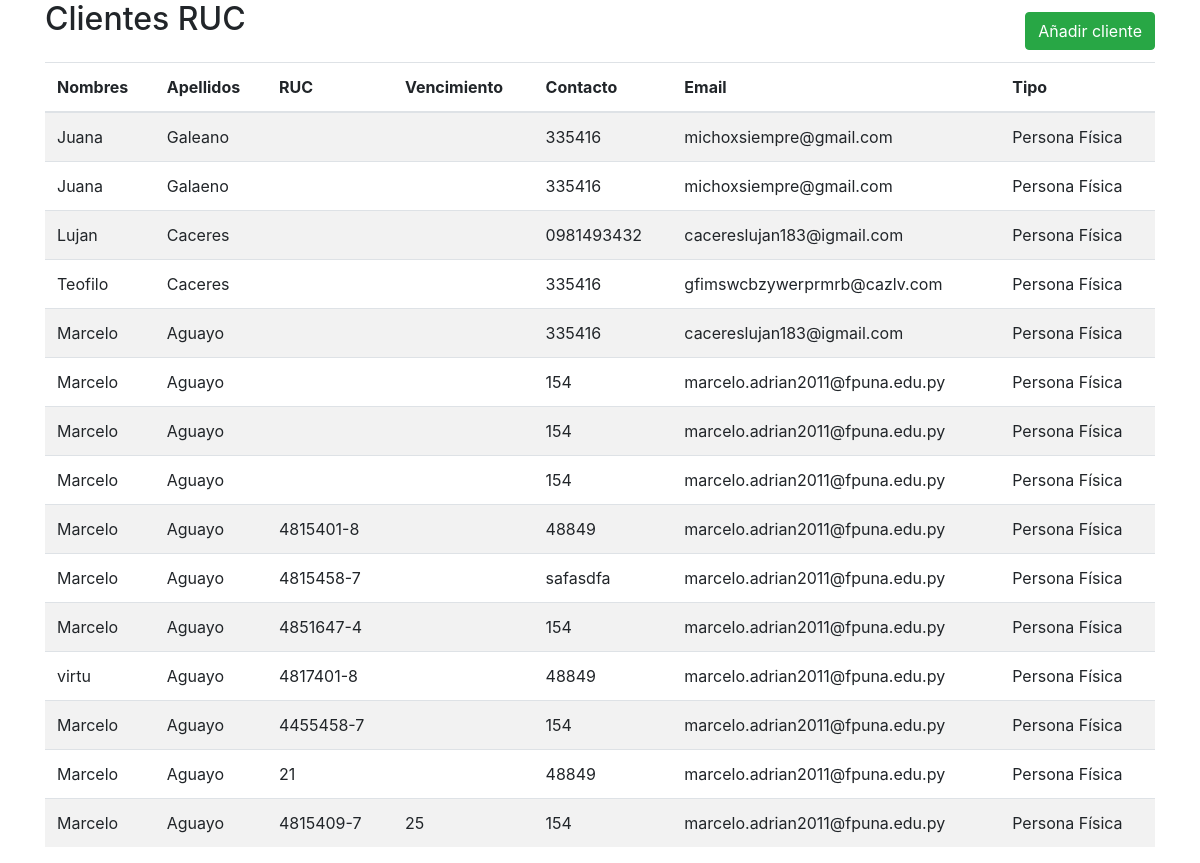
Before: /clients/clientesruc/ with the older database file.
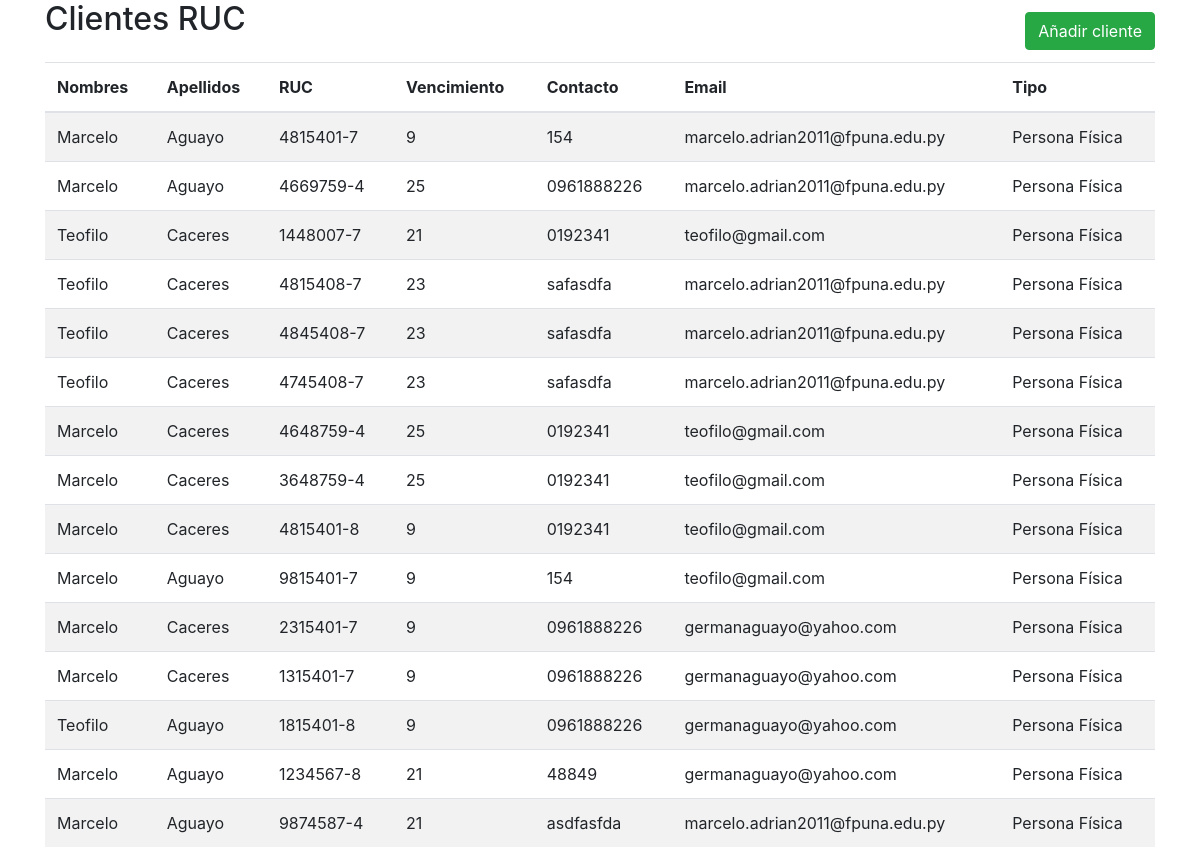
After: the same page with the newer database file.
### clients/models.py (models this page shows, shortened)
class Persona(models.Model):
    ruc = models.CharField(max_length=11, unique=True)
    contrasena = models.CharField(max_length=25, default='', )
    vencimiento = models.CharField(max_length=10, default='', )
    telefono = models.CharField(max_length=15, blank=True, null=True)
    email = models.EmailField(blank=True, null=True)
    class Meta:
        abstract = True

class PersonaFisica(Persona):
    nombre = models.CharField(max_length=100)
    apellido = models.CharField(max_length=100)
    cedula = models.CharField(max_length=8)
    fecha_nacimiento = models.DateField()
    direccion = models.CharField(max_length=100)

### clients/views.py (the view)
# urls.py: path('clientesruc/', clientes_ruc_view, name='clientesruc'),
def clientes_ruc_view(request):
    form_persona_fisica = PersonaFisicaForm(request.session.pop('form_data', None) if request.session.get('form_type') == 'fisica' else None)
    form_persona_juridica = PersonaJuridicaForm(request.session.pop('form_data', None) if request.session.get('form_type') == 'juridica' else None)
    personas_fisicas = PersonaFisica.objects.all()
    personas_juridicas = PersonaJuridica.objects.all()
    return render(request, 'clients/clientesruc.html', {
        'personas_fisicas': personas_fisicas,
        'personas_juridicas': personas_juridicas,
        'form_persona_fisica': form_persona_fisica,
        'form_persona_juridica': form_persona_juridica,
        'show_modal': 'form_type' in request.session,
    })

### clients/templates/clients/clientesruc.html (shortened to what this page needs)
{% extends 'base.html' %}
{% block content %}
<div class="content">
    <div class="container">
        <div class="row align-items-center">
            <div class="col-md-6">
                <h2 class="mb-4">Clientes RUC</h2>
            </div>
            <div class="col-md-6 text-right">
                <button type="button" class="btn btn-success" data-toggle="modal" data-target="#modalCrearCliente">
                    Añadir cliente
                  </button>
            </div>
        </div>
        <div class="table-responsive">
            <table class="table table-striped custom-table">
                <thead>
                    <tr>
                        <th scope="col">Nombres</th>
                        <th scope="col">Apellidos</th>
                        <th scope="col">RUC</th>
                        <th scope="col">Vencimiento</th>
                        <th scope="col">Contacto</th>
                        <th scope="col">Email</th>
                        <th scope="col">Tipo</th>
                    </tr>
                </thead>
                <tbody>
                    {% for persona in personas_fisicas %}
                    <tr>
                        <td>{{ persona.nombre }}</td>
                        <td>{{ persona.apellido }}</td>
                        <td>{{ persona.ruc }}</td>
                        <td>{{ persona.vencimiento }}</td>
                        <td>{{ persona.telefono }}</td>
                        <td>{{ persona.email }}</td>
                        <td>Persona Física</td>
                    </tr>
                    {% endfor %}
                </tbody>
            </table>
        </div>
    </div>
</div>
{% endblock %}

Changed rows visible on the page:
removed PersonaFisica: nombre "Marcelo", apellido "Aguayo", telefono "335416", email "cacereslujan183@igmail.com"
changed PersonaFisica (number 1 of 15 on the later page): nombre "Juana" → "Marcelo"; apellido "Galeano" → "Aguayo"; ruc (not shown) → "4815401-7"; vencimiento (not shown) → "9"; telefono "335416" → "154"; email "michoxsiempre@gmail.com" → "marcelo.adrian2011@fpuna.edu.py"
changed PersonaFisica (number 2 of 15 on the later page): nombre "Juana" → "Marcelo"; apellido "Galaeno" → "Aguayo"; ruc (not shown) → "4669759-4"; vencimiento (not shown) → "25"; telefono "335416" → "0961888226"; email "michoxsiempre@gmail.com" → "marcelo.adrian2011@fpuna.edu.py"
changed PersonaFisica (number 3 of 15 on the later page): nombre "Lujan" → "Teofilo"; ruc (not shown) → "1448007-7"; vencimiento (not shown) → "21"; telefono "0981493432" → "0192341"; email "cacereslujan183@igmail.com" → "teofilo@gmail.com"
changed PersonaFisica (number 4 of 15 on the later page): ruc (not shown) → "4815408-7"; vencimiento (not shown) → "23"; telefono "335416" → "safasdfa"; email "gfimswcbzywerprmrb@cazlv.com" → "marcelo.adrian2011@fpuna.edu.py"
added PersonaFisica: nombre "Teofilo", apellido "Caceres", ruc "4845408-7", vencimiento "23", telefono "safasdfa", email "marcelo.adrian2011@fpuna.edu.py"
changed PersonaFisica (number 6 of 15 on the later page): nombre "Marcelo" → "Teofilo"; apellido "Aguayo" → "Caceres"; ruc (not shown) → "4745408-7"; vencimiento (not shown) → "23"; telefono "154" → "safasdfa"
changed PersonaFisica (number 7 of 15 on the later page): apellido "Aguayo" → "Caceres"; ruc (not shown) → "4648759-4"; vencimiento (not shown) → "25"; telefono "154" → "0192341"; email "marcelo.adrian2011@fpuna.edu.py" → "teofilo@gmail.com"
changed PersonaFisica (number 8 of 15 on the later page): apellido "Aguayo" → "Caceres"; ruc (not shown) → "3648759-4"; vencimiento (not shown) → "25"; telefono "154" → "0192341"; email "marcelo.adrian2011@fpuna.edu.py" → "teofilo@gmail.com"
changed PersonaFisica (number 9 of 15 on the later page): apellido "Aguayo" → "Caceres"; vencimiento (not shown) → "9"; telefono "48849" → "0192341"; email "marcelo.adrian2011@fpuna.edu.py" → "teofilo@gmail.com"
changed PersonaFisica (number 10 of 15 on the later page): ruc "4815458-7" → "9815401-7"; vencimiento (not shown) → "9"; telefono "safasdfa" → "154"; email "marcelo.adrian2011@fpuna.edu.py" → "teofilo@gmail.com"
changed PersonaFisica (number 11 of 15 on the later page): apellido "Aguayo" → "Caceres"; ruc "4851647-4" → "2315401-7"; vencimiento (not shown) → "9"; telefono "154" → "0961888226"; email "marcelo.adrian2011@fpuna.edu.py" → "germanaguayo@yahoo.com"
changed PersonaFisica (number 12 of 15 on the later page): nombre "virtu" → "Marcelo"; apellido "Aguayo" → "Caceres"; ruc "4817401-8" → "1315401-7"; vencimiento (not shown) → "9"; telefono "48849" → "0961888226"; email "marcelo.adrian2011@fpuna.edu.py" → "germanaguayo@yahoo.com"
changed PersonaFisica (number 13 of 15 on the later page): nombre "Marcelo" → "Teofilo"; ruc "4455458-7" → "1815401-8"; vencimiento (not shown) → "9"; telefono "154" → "0961888226"; email "marcelo.adrian2011@fpuna.edu.py" → "germanaguayo@yahoo.com"
changed PersonaFisica (number 14 of 15 on the later page): ruc "21" → "1234567-8"; vencimiento (not shown) → "21"; email "marcelo.adrian2011@fpuna.edu.py" → "germanaguayo@yahoo.com"
changed PersonaFisica: ruc "4815409-7" → "9874587-4"; vencimiento "25" → "21"; telefono "154" → "asdfasfda"
